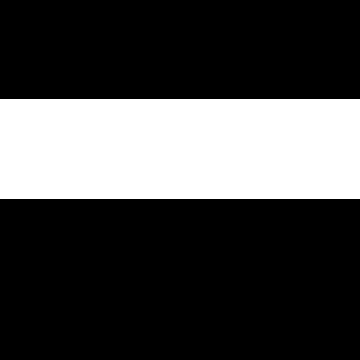
Frame 1 (no input)
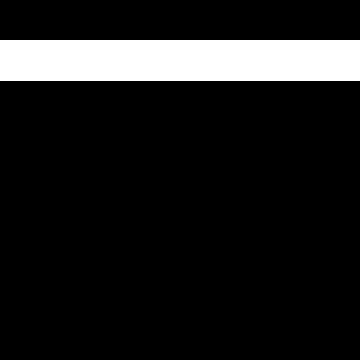
Frame 60 (the mouse pressed at the canvas centre just before this capture)
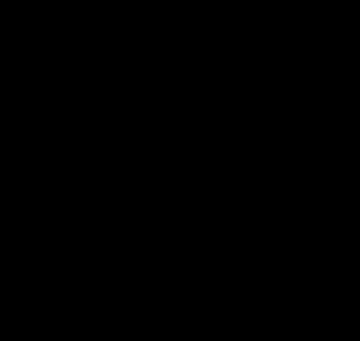
Frame 120 (the mouse held since frame 60 and released just before this capture)

The Processing sketch that drew these frames (run headless with seeded random() and noise(); from frame 60 on, the mouse is pressed at the canvas centre):

// Processing sketch: processing_135807
// ── processing_135807.pde

float y = 100;
void setup() {
  size(360, 360);  
  stroke(255);     
  frameRate(30);
}

void draw() { 
  background(0);   
  y = y - 1; 
  if (y < 0) { 
    y = height; 
  } 
  rect(0, y, width, y);  
} 
